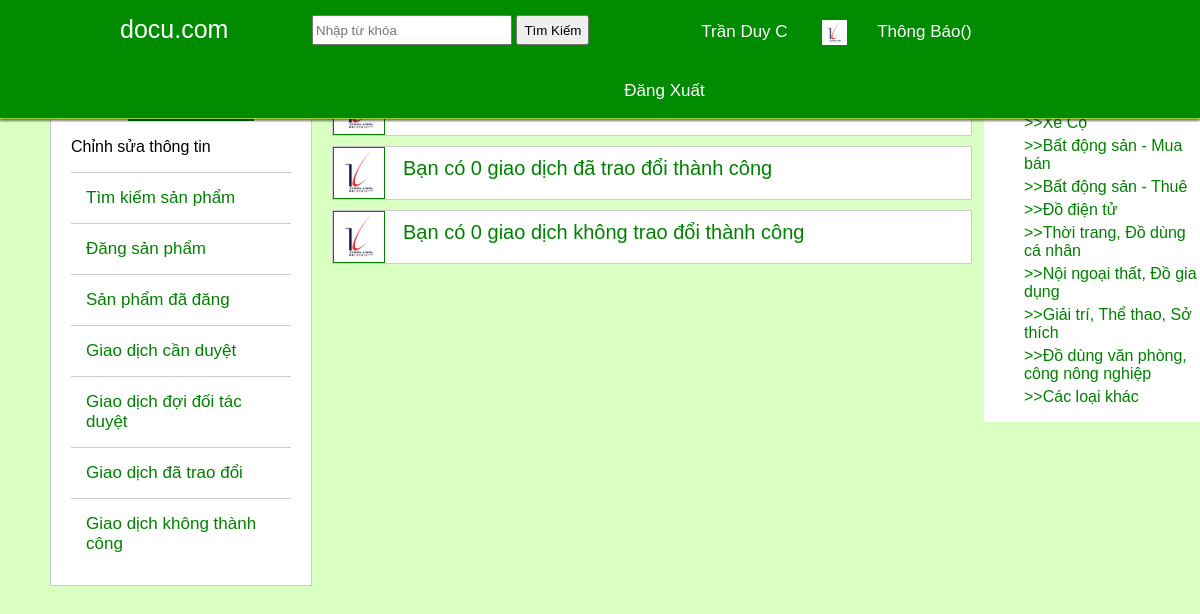
Screenshot of /index.php?controller=notification (signed in) with the database file from the repository.
### tables this page shows
CREATE TABLE IF NOT EXISTS `users` (
  `id` int(11) NOT NULL,
  `fullname` varchar(30) NOT NULL,
  `email` varchar(30) NOT NULL,
  `password` varchar(30) NOT NULL,
  `phonenumber` int(11) NOT NULL,
  `level` int(11) NOT NULL DEFAULT '1',
  `create_time` int(11) NOT NULL,
  `address` varchar(50) NOT NULL,
  `hometown` varchar(50) NOT NULL,
  `sex` varchar(10) NOT NULL,
  `info` varchar(500) NOT NULL,
  `birthday` varchar(10) NOT NULL,
  `image` varchar(200) NOT NULL
);

### controller/notificationController/indexAction.php (called while the page is built)
<?php
    include "view/notification/showNotification.php";
?>

### model/user.php (called while the page is built, shortened)
<?php
    function getUserByid($id){
        $sql="select * from users where id='$id'";
        $query=mysql_query($sql);
        return mysql_fetch_array($query);
    }
?>

### function.php (called while the page is built, shortened)
<?php
    function checkLogined(){
    if(isset($_COOKIE['user_id'])){
        $_SESSION['user_id']=$_COOKIE['user_id'];
        setcookie("user_id", $_SESSION['user_id'],time()+60*60*24*7);
        return true;
       }
       elseif(isset($_SESSION['user_id'])){
            return true;
       }
       else false;
    }
    if(checkLogined()){
         $user=getUserByid($_SESSION['user_id']);
    }
?>

### view/notification/showNotification.php (the view, shortened to what this page needs)
<?php
    include "view/theme/header.php";
?>
<?php
    include "view/theme/left_menu.php";
?>
    <div id="center-content-blog" >
        <div id="notifi-show">
            <a class='green size-20' href='<?php echo SITE_PATH;?>index.php?controller=user&action=showListExchangeConsider'>
            <div id="notifi-show-info">
                <?php
                $ex_u=getListExchangeByUserId1($_SESSION["user_id"]);
                    $num=0;
                    while($listExchangeCon = mysql_fetch_array($ex_u)){
                        if($listExchangeCon["type"]==1){
                    $num+=1;
                    }
                    }
                    echo "<div style='height: 32px; padding: 10px 10px 10px 70px;'>Bạn có ".($num)." giao dịch cần duyệt</div>";
                ?>
            </div></a>
            <a class='green size-20' href='<?php echo SITE_PATH;?>index.php?controller=user&action=showListDoneExchange'>
            <div id="notifi-show-info">
                <div>
                    <img style="border: 1px solid green; float: left;" width="50px" height="50px" src="<?php echo $user['image']; ?> " />
                </div>
                <?php
                    $num1=0;
                    echo "<div style='height: 32px; padding: 10px 10px 10px 70px;'>Bạn có ".($num1)." giao dịch đã trao đổi thành công</div>";
                ?>
            </div></a>
            <a class='green size-20' href='<?php echo SITE_PATH;?>index.php?controller=user&action=showListCancleExchange'>
            <div id="notifi-show-info">
                <div>
                    <img style="border: 1px solid green; float: left;" width="50px" height="50px" src="<?php echo $user['image']; ?> " />
                </div>
                <?php
                    $num2=0;
                    echo "<div style='height: 32px; padding: 10px 10px 10px 70px;'>Bạn có ".($num2)." giao dịch không trao đổi thành công</div>";
                ?>
            </div></a>
        </div>
    </div>
    <?php
    include "view/theme/right_menu.php";
    include "view/theme/footer.php";
?>

### view/theme/header.php (shortened to what this page needs)
<html>
<head>
	<link rel="stylesheet" type="text/css" href="view/theme/asset/css/style.css"/>
    <link rel="stylesheet" type="text/css" href="view/theme/asset/css/style_slide.css"/>
	<link rel="stylesheet" type="text/css" href="view/theme/asset/css/size.css"/>
	<link rel="stylesheet" type="text/css" href="view/theme/asset/css/color.css"/>
    <link rel="stylesheet" type="text/css" href="view/theme/asset/css/align.css"/>
	<link rel="stylesheet" href="view/theme/asset/css/gridslide.css" type="text/css"/>
</head>
<body>
	<div id="top" class="_4f7n">
		<div id="banner">
			<div id="banner-title-home" class="size-25">
				<a class="white" href="index.php">docu.com</a>
			</div>
			<div id="form-seach">
				<form method="get" action="find.php">
					<input id="input-seach" type="text" name="text_find" placeholder="Nhập từ khóa" />
					<input id="input-button" type="submit" name="ok_find" value="Tìm Kiếm"/>
				</form>
			</div>
			<div id="user" class="size-17">
				<a class="white" href="<?php echo SITE_PATH;?>index.php?controller=home&action=viewHomepage">
                    <?php
                    if(isset($user)){
                       echo substr( $user["fullname"],  0, 17);
                    }
                    ?>
                </a>
			</div>
			<div id="image-user">
                <a href="<?php echo SITE_PATH;?>index.php?controller=user&action=editImage" >
                <img width="25px" height="25px" src="<?php echo $user['image']; ?>"/></a>
			</div>
            <div id="form-log-out">
                <a class="white size-17"  href="<?php echo SITE_PATH;?>index.php?controller=notification"><p>Thông Báo()</p></a>
            </div>
            <div id="form-log-out">
                <a class="white size-17"  href="<?php echo SITE_PATH;?>index.php?controller=user&action=logout"><p>Đăng Xuất</p></a>
            </div>
		</div>
	</div>
 <div id="body-blog">

### view/theme/asset/css/style.css (style rules this page uses)
body { padding: 0px; margin: 0px; font-family: helvetica, arial, sans-serif; }
a { text-decoration: none; }
#top { width: 100%; min-height: 60px; text-align: center; background-color: #008B00; position: fixed; top: 0px; margin: auto; z-index: 100 }
#banner { width: 80%; margin: auto; }
#banner-title-home { float: left; width: 20%; text-align: left; padding-top: 15px; }
#form-seach { float: left; padding-top: 15px; }
#input-seach { width: 200px; height: 30px; }
#input-button { height: 30px; }
#user { float: left; padding: 22px 0px 0px 80px; width: 150px; }
#image-user { float: left; padding: 20px 0px 0px 0px; width: 30px; }
#form-log-out { float: left; padding: 5px 0px 0px 0px; width: 150px; }
#body-blog { background: #daffc2; float: left; width: 100%; min-height: 90.5%; margin-top: 60px; position: absolute; }
#center-content-blog { float: left; margin: 12px 0px 0px 10px; position: relative; width: 55%; }
._4f7n { background-repeat: repeat-x; background-size: auto; background-position: 0 0; background-color: green; border: 0; border-bottom: 1px solid yellowgreen; box-shadow: 0 2px 2px 0px rgba(0, 0, 0, .52); min-width: 981px; }
#notifi-show-info { margin: 10px; border: 1px solid #ccc; background: white; clear: both; }

### view/theme/asset/css/size.css (style rules this page uses)
.size-17 { font-size: 17px; }
.size-20 { font-size: 20px; }
.size-25 { font-size: 25px; }

### view/theme/asset/css/color.css (style rules this page uses)
.white { color: white; }
.green { color:green; }

### rows the page displays
users: fullname "Trần Duy C", image (picture)

### other values shown
$num1 "0"
$num2 "0"
